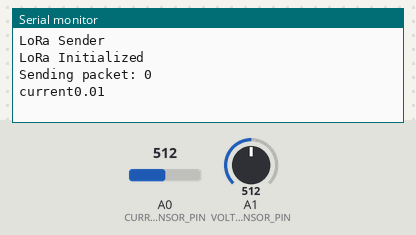
This sketch was run on a simulated Arduino Uno, built with avr-gcc and run on an emulated ATmega328P. Parts: the last lines printed to the serial monitor. Inputs (shaded band) come from the test bench; at power-on: A0 (CURRENT_SENSOR_PIN) = 512, A1 (VOLTAGE_SENSOR_PIN) = 512. No radio packets arrive unless stated.

Above: at 1.2 s.
1.3 s: A0 (CURRENT_SENSOR_PIN) set to 716
At 2.3 s:
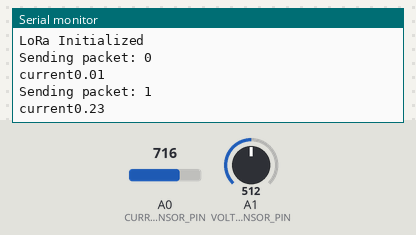
2.8 s: A0 (CURRENT_SENSOR_PIN) set to 900
At 4.6 s:
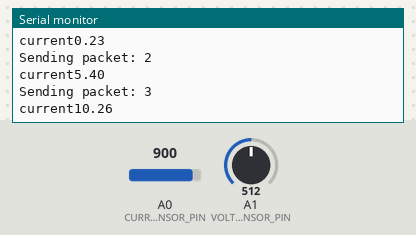
Timing chart, 0 to 6.1 s (numbered marks = the images above; inputs shaded):
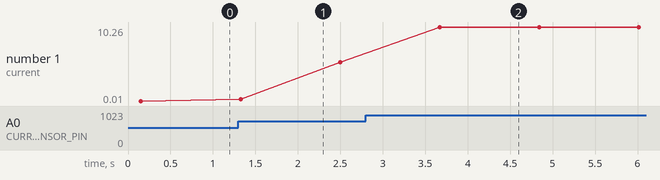

The sketch:

test6.ino
```cpp
/***********************************
transmitter with sensor
**************************/

#include <SPI.h>
#include <LoRa.h>

// Pin Definitions
#define CURRENT_SENSOR_PIN A0  // ACS712 connected to Analog Pin A0
#define VOLTAGE_SENSOR_PIN A1  // Voltage sensor connected to Analog Pin A1

// Constants for Calibration
const float ACS712_SENSITIVITY = 0.185;  // Sensitivity for ACS712-05B (185mV/A)
const float VOLTAGE_SENSOR_RATIO = 11.0; // Voltage divider ratio (e.g., 100k:10k)

// Variables
int counter = 0;  // Packet counter
float current = 0.0;
float voltage = 0.0;

void setup() {
  Serial.begin(9600);
  while (!Serial);

  Serial.println("LoRa Sender");

  // Initialize LoRa
  if (!LoRa.begin(433E6)) {
    Serial.println("Starting LoRa failed!");
    while (1); // Halt on failure
  }

  LoRa.setTxPower(20);
  Serial.println("LoRa Initialized");
}

void loop() {
  // Read Current from ACS712
  current = readACS712(CURRENT_SENSOR_PIN);

  // Read Voltage from Voltage Sensor
  voltage = readVoltageSensor(VOLTAGE_SENSOR_PIN);

  // Send Data
  Serial.print("Sending packet: ");
  Serial.println(counter);
  Serial.print("current");
  Serial.println(current);
  LoRa.beginPacket();
  LoRa.print("Counter: ");
  LoRa.print(counter);
  LoRa.print(", Current: ");
  LoRa.print(current, 2);  // Two decimal places
  LoRa.print("A, Voltage: ");
  LoRa.print(voltage, 2);  // Two decimal places
  LoRa.print("V");
  LoRa.endPacket();

  counter++;

  delay(1000);  // Delay between packets
}

// Function to Read Current from ACS712
float readACS712(int pin) {
  const int numSamples = 100; // Number of samples for averaging
  long sum = 0;

  for (int i = 0; i < numSamples; i++) {
    int sensorValue = analogRead(pin);
    sum += sensorValue;
    delay(1);
  }

  float avgSensorValue = sum / (float)numSamples;

  // Convert to voltage (5V reference, 10-bit ADC)
  float voltage = (avgSensorValue / 1023.0) * 5.0;

  // Calculate current in amperes
  float current = (voltage - 2.5) / ACS712_SENSITIVITY; // Centered at 2.5V for zero current

  return current;
}

// Function to Read Voltage from Voltage Sensor
float readVoltageSensor(int pin) {
  int sensorValue = analogRead(pin);

  // Convert to voltage (5V reference, 10-bit ADC)
  float voltage = (sensorValue / 1023.0) * 5.0;

  // Scale by the voltage divider ratio
  float actualVoltage = voltage * VOLTAGE_SENSOR_RATIO;

  return actualVoltage;
}
```

Measured:
- after the input at 1.3 s, the serial monitor: prints a new line at once (image 1)
- after the input at 2.8 s, the serial monitor: prints a new line after 0.87 s (image 2)
- plotted number 1: 0.01 → 5.4 after the input at 1.3 s, 5.4 → 10.26 after the input at 2.8 s
